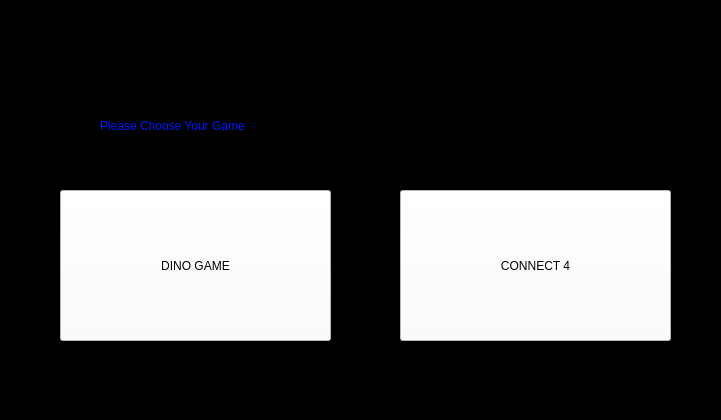
<?xml version="1.0" encoding="UTF-8"?>
<ui version="4.0">
 <class>Form</class>
 <widget class="QWidget" name="Form">
  <property name="geometry">
   <rect>
    <x>0</x>
    <y>0</y>
    <width>721</width>
    <height>420</height>
   </rect>
  </property>
  <property name="windowTitle">
   <string>Form</string>
  </property>
  <property name="styleSheet">
   <string notr="true">background-color: rgb(0, 0, 0);</string>
  </property>
  <widget class="QPushButton" name="CONNECTButton">
   <property name="geometry">
    <rect>
     <x>400</x>
     <y>190</y>
     <width>271</width>
     <height>151</height>
    </rect>
   </property>
   <property name="styleSheet">
    <string notr="true">font: 28pt &quot;OCR A Extended&quot;;
background-color: rgb(255, 255, 255);</string>
   </property>
   <property name="text">
    <string>CONNECT 4</string>
   </property>
  </widget>
  <widget class="QPushButton" name="DINOButton">
   <property name="geometry">
    <rect>
     <x>60</x>
     <y>190</y>
     <width>271</width>
     <height>151</height>
    </rect>
   </property>
   <property name="styleSheet">
    <string notr="true">font: 28pt &quot;OCR A Extended&quot;;
background-color: rgb(255, 255, 255);</string>
   </property>
   <property name="text">
    <string>DINO GAME</string>
   </property>
  </widget>
  <widget class="QLabel" name="label">
   <property name="geometry">
    <rect>
     <x>100</x>
     <y>80</y>
     <width>531</width>
     <height>91</height>
    </rect>
   </property>
   <property name="styleSheet">
    <string notr="true">font: 36pt &quot;Sylfaen&quot;;
color: rgb(0, 25, 255);</string>
   </property>
   <property name="text">
    <string>Please Choose Your Game</string>
   </property>
  </widget>
 </widget>
 <resources/>
 <connections/>
</ui>
